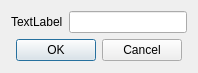
<?xml version="1.0" encoding="UTF-8"?>
<ui version="4.0">
 <class>Dialog</class>
 <widget class="QDialog" name="Dialog">
  <property name="geometry">
   <rect>
    <x>0</x>
    <y>0</y>
    <width>198</width>
    <height>73</height>
   </rect>
  </property>
  <property name="windowTitle">
   <string>Dialog</string>
  </property>
  <layout class="QVBoxLayout" name="verticalLayout_2">
   <item>
    <layout class="QVBoxLayout" name="verticalLayout">
     <item>
      <layout class="QHBoxLayout" name="horizontalLayout">
       <item>
        <widget class="QLabel" name="label">
         <property name="text">
          <string>TextLabel</string>
         </property>
        </widget>
       </item>
       <item>
        <widget class="QLineEdit" name="lineEdit"/>
       </item>
      </layout>
     </item>
     <item>
      <widget class="QDialogButtonBox" name="buttonBox">
       <property name="orientation">
        <enum>Qt::Horizontal</enum>
       </property>
       <property name="standardButtons">
        <set>QDialogButtonBox::Cancel|QDialogButtonBox::Ok</set>
       </property>
       <property name="centerButtons">
        <bool>true</bool>
       </property>
      </widget>
     </item>
    </layout>
   </item>
  </layout>
 </widget>
 <resources/>
 <connections>
  <connection>
   <sender>buttonBox</sender>
   <signal>accepted()</signal>
   <receiver>Dialog</receiver>
   <slot>accept()</slot>
   <hints>
    <hint type="sourcelabel">
     <x>248</x>
     <y>254</y>
    </hint>
    <hint type="destinationlabel">
     <x>157</x>
     <y>274</y>
    </hint>
   </hints>
  </connection>
  <connection>
   <sender>buttonBox</sender>
   <signal>rejected()</signal>
   <receiver>Dialog</receiver>
   <slot>reject()</slot>
   <hints>
    <hint type="sourcelabel">
     <x>316</x>
     <y>260</y>
    </hint>
    <hint type="destinationlabel">
     <x>286</x>
     <y>274</y>
    </hint>
   </hints>
  </connection>
 </connections>
</ui>
